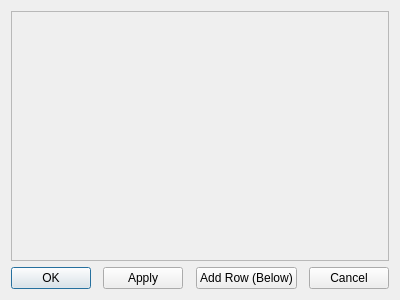
<?xml version="1.0" encoding="UTF-8"?>
<ui version="4.0">
 <class>ScreenConfig</class>
 <widget class="QDialog" name="ScreenConfig">
  <property name="geometry">
   <rect>
    <x>0</x>
    <y>0</y>
    <width>400</width>
    <height>300</height>
   </rect>
  </property>
  <property name="windowTitle">
   <string>Dialog</string>
  </property>
  <layout class="QVBoxLayout" name="verticalLayout">
   <item>
    <widget class="QScrollArea" name="scrollArea">
     <property name="widgetResizable">
      <bool>true</bool>
     </property>
     <widget class="QWidget" name="scrollAreaWidgetContents">
      <property name="geometry">
       <rect>
        <x>0</x>
        <y>0</y>
        <width>380</width>
        <height>250</height>
       </rect>
      </property>
     </widget>
    </widget>
   </item>
   <item>
    <layout class="QHBoxLayout" name="horizontalLayout">
     <item>
      <widget class="QPushButton" name="OKButton">
       <property name="text">
        <string>OK</string>
       </property>
      </widget>
     </item>
     <item>
      <spacer name="horizontalSpacer">
       <property name="orientation">
        <enum>Qt::Horizontal</enum>
       </property>
       <property name="sizeHint" stdset="0">
        <size>
         <width>40</width>
         <height>20</height>
        </size>
       </property>
      </spacer>
     </item>
     <item>
      <widget class="QPushButton" name="applyButton">
       <property name="text">
        <string>Apply</string>
       </property>
      </widget>
     </item>
     <item>
      <spacer name="horizontalSpacer_2">
       <property name="orientation">
        <enum>Qt::Horizontal</enum>
       </property>
       <property name="sizeHint" stdset="0">
        <size>
         <width>40</width>
         <height>20</height>
        </size>
       </property>
      </spacer>
     </item>
     <item>
      <widget class="QPushButton" name="addRowButton">
       <property name="text">
        <string>Add Row (Below)</string>
       </property>
      </widget>
     </item>
     <item>
      <spacer name="horizontalSpacer_3">
       <property name="orientation">
        <enum>Qt::Horizontal</enum>
       </property>
       <property name="sizeHint" stdset="0">
        <size>
         <width>40</width>
         <height>20</height>
        </size>
       </property>
      </spacer>
     </item>
     <item>
      <widget class="QPushButton" name="cancelButton">
       <property name="text">
        <string>Cancel</string>
       </property>
      </widget>
     </item>
    </layout>
   </item>
  </layout>
 </widget>
 <resources/>
 <connections/>
</ui>
